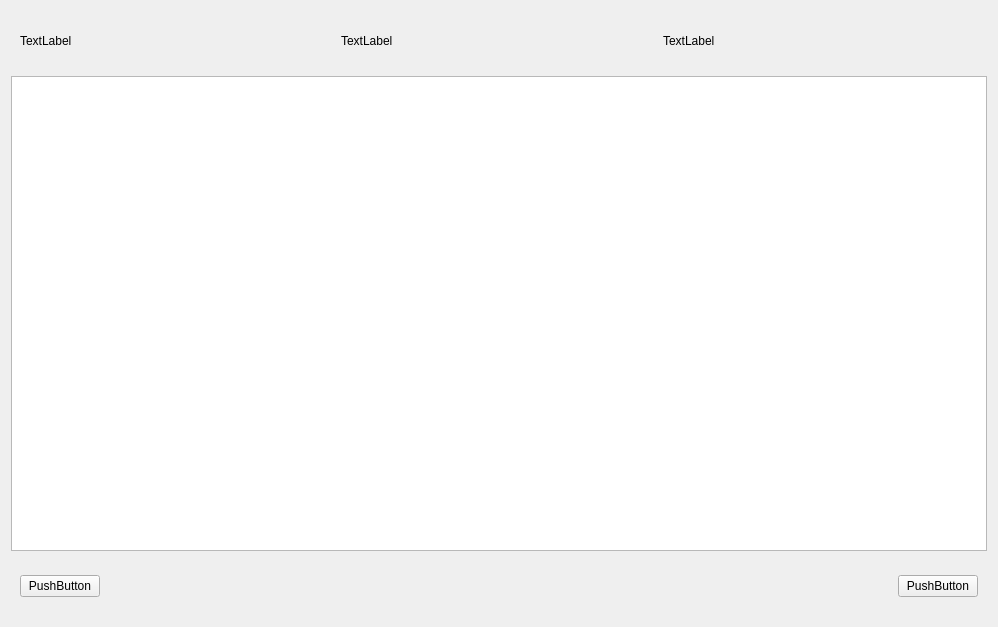
<?xml version="1.0" encoding="UTF-8"?>
<ui version="4.0">
 <class>Form</class>
 <widget class="QWidget" name="Form">
  <property name="geometry">
   <rect>
    <x>0</x>
    <y>0</y>
    <width>998</width>
    <height>627</height>
   </rect>
  </property>
  <property name="windowTitle">
   <string>Form</string>
  </property>
  <layout class="QVBoxLayout" name="verticalLayout" stretch="1,8,1">
   <item>
    <widget class="QWidget" name="widget" native="true">
     <layout class="QHBoxLayout" name="horizontalLayout_2">
      <item>
       <widget class="QLabel" name="label">
        <property name="text">
         <string>TextLabel</string>
        </property>
       </widget>
      </item>
      <item>
       <widget class="QLabel" name="label_2">
        <property name="text">
         <string>TextLabel</string>
        </property>
       </widget>
      </item>
      <item>
       <widget class="QLabel" name="label_3">
        <property name="text">
         <string>TextLabel</string>
        </property>
       </widget>
      </item>
     </layout>
    </widget>
   </item>
   <item>
    <widget class="QTableWidget" name="tableWidget"/>
   </item>
   <item>
    <widget class="QWidget" name="widget_2" native="true">
     <layout class="QHBoxLayout" name="horizontalLayout">
      <item>
       <widget class="QPushButton" name="pushButton">
        <property name="text">
         <string>PushButton</string>
        </property>
       </widget>
      </item>
      <item>
       <spacer name="horizontalSpacer">
        <property name="orientation">
         <enum>Qt::Orientation::Horizontal</enum>
        </property>
        <property name="sizeHint" stdset="0">
         <size>
          <width>781</width>
          <height>20</height>
         </size>
        </property>
       </spacer>
      </item>
      <item>
       <widget class="QPushButton" name="pushButton_2">
        <property name="text">
         <string>PushButton</string>
        </property>
       </widget>
      </item>
     </layout>
    </widget>
   </item>
  </layout>
 </widget>
 <resources/>
 <connections/>
</ui>
